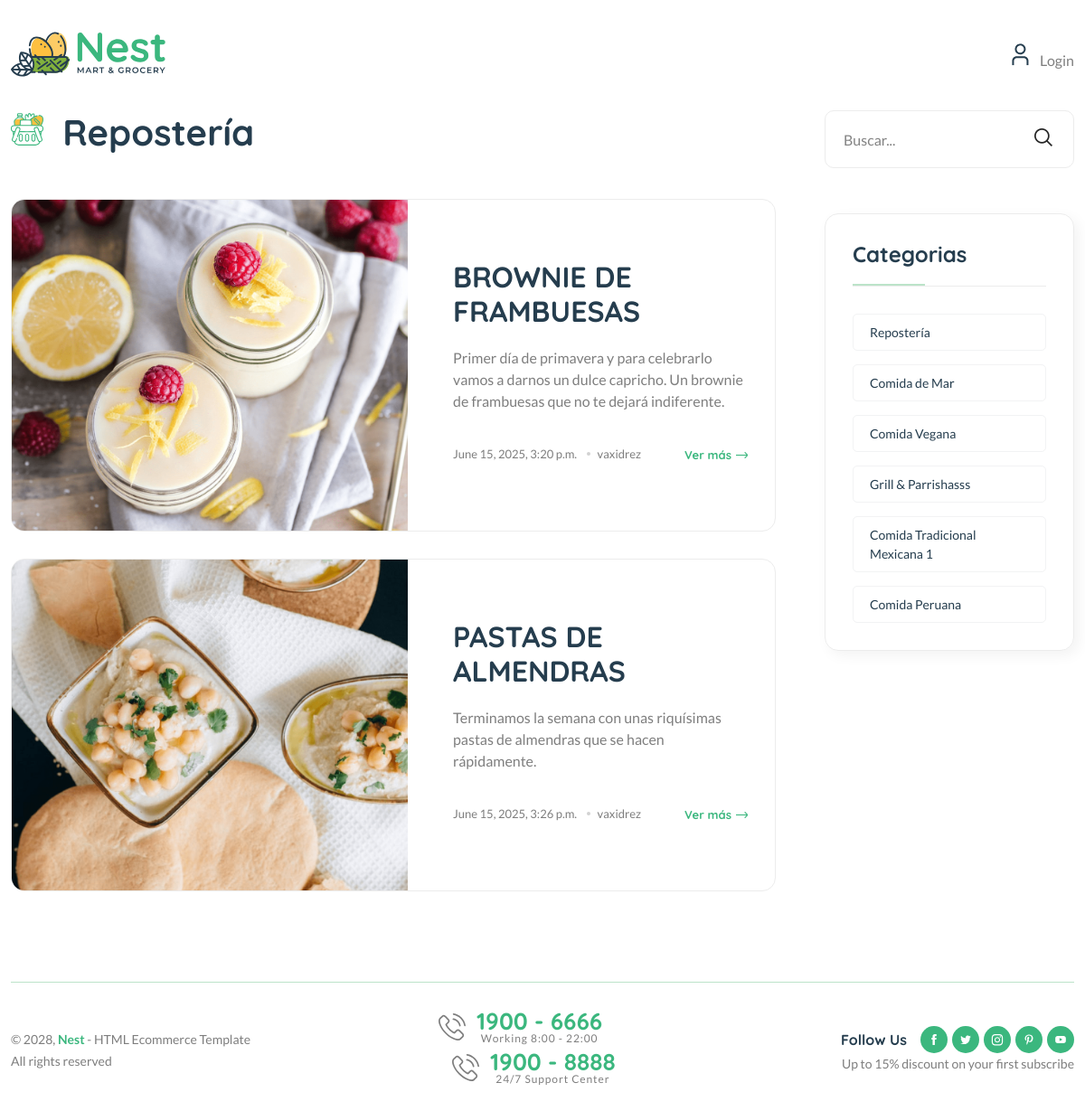
Page /category/1/ on the committed database.
### blogs/models.py (models this page shows, shortened)
class Category(models.Model):
    category_name = models.CharField(max_length=50, unique=True)
    created_at = models.DateTimeField(auto_now_add=True)
    updated_at = models.DateTimeField(auto_now=True)
    class Meta:
        verbose_name_plural = 'categories'
    def __str__(self):
        return self.category_name

class Blog(models.Model):
    title = models.CharField(max_length=100)
    slug = models.SlugField(max_length=150, unique=True, blank=True)
    category = models.ForeignKey(Category, on_delete=models.CASCADE)
    author = models.ForeignKey(User, on_delete=models.CASCADE)
    featured_image = models.ImageField(upload_to='uploads/%Y/%m/%d')
    short_description = models.TextField(max_length=500)
    blog_body = models.TextField(max_length=2000)
    status = models.TextField(
        max_length=20, choices=STATUS_CHOICES, default='Draft')
    is_featured = models.BooleanField(default=False)
    created_at = models.DateTimeField(auto_now_add=True)
    updated_at = models.DateTimeField(auto_now=True)

### blogs/views.py (the view)
# urls.py: path('<int:category_id>/', views.post_by_category, name='posts_by_category')
def post_by_category(request, category_id):
    posts = Blog.objects.filter(status='Published', category=category_id)
    try:
        category = Category.objects.get(pk=category_id)
    except:
        return redirect('home')
    context = {
        'posts': posts,
        'category': category
    }
    return render(request, 'posts_by_category.html', context)

### blogs/context_processors.py (called while the page is built)
def get_categories(request):
    categorias = Category.objects.all()
    return dict(categorias=categorias)

### templates/posts_by_category.html
{% extends 'base.html' %}
{% load static %}
{% block content %}
  <main class="main">
    <div class="page-content mb-50">
      <div class="container">
        <div class="row">
          <div class="col-lg-9">
            <div class="shop-product-fillter mb-50 pr-30">
              <div class="totall-product">
                <h2>
                  <img class="w-36px mr-10" src="{% static 'assets/imgs/theme/icons/category-1.svg' %}" alt="" />
                  {{ category }}
                </h2>
              </div>
            </div>
            <div class="loop-grid loop-list pr-30 mb-50">
              {% for post in posts %}
                <article class="wow fadeIn animated hover-up mb-30 animated">
                  <div class="post-thumb" style="background-image: url({{ post.featured_image.url }})"></div>
                  <div class="entry-content-2 pl-50">
                    <h3 class="post-title mb-20"><a href="{% url 'blogs' post.slug %}">{{ post.title }}</a></h3>
                    <p class="post-exerpt mb-40">{{ post.short_description }}</p>
                    <div class="entry-meta meta-1 font-xs color-grey mt-10 pb-10">
                      <div>
                        <span class="post-on">{{ post.created_at }}</span>
                        <span class="hit-count has-dot">{{ post.author }}</span>
                      </div>
                      <a href="{% url 'blogs' post.slug %}" class="text-brand font-heading font-weight-bold">Ver más<i class="fi-rs-arrow-right"></i></a>
                    </div>
                  </div>
                </article>
              {% endfor %}
            </div>
          </div>
          <div class="col-lg-3 primary-sidebar sticky-sidebar">
            <div class="widget-area">
              {% include 'includes/blog_search.html' %}
              {% include 'includes/category_list.html' %}
            </div>
          </div>
        </div>
      </div>
    </div>
  </main>
{% endblock %}

### templates/includes/category_list.html
<div class="sidebar-widget widget-category-2 mb-50">
  <h5 class="section-title style-1 mb-30">Categorias</h5>
  <ul>
    {% for categoria in categorias %}
      <li>
        <a href="{% url 'posts_by_category' categoria.id %}">{{ categoria.category_name }}</a>
      </li>
    {% endfor %}
  </ul>
</div>

### rows in the picture
Category: category_name "Repostería"
Blog: featured_image (picture), title "BROWNIE DE FRAMBUESAS", short_description "Primer día de primavera y para celebrarlo vamos a darnos un dulce capricho. Un brownie de frambuesas que no te dejará indiferente.", created_at "June 15, 2025, 3:20 p.m.", author "vaxidrez"
Blog: featured_image (picture), title "PASTAS DE ALMENDRAS", short_description "Terminamos la semana con unas riquísimas pastas de almendras que se hacen rápidamente.", created_at "June 15, 2025, 3:26 p.m.", author "vaxidrez"
Category: category_name "Comida de Mar"
Category: category_name "Comida Vegana"
Category: category_name "Grill & Parrishasss"
Category: category_name "Comida Tradicional Mexicana 1"
Category: category_name "Comida Peruana"
